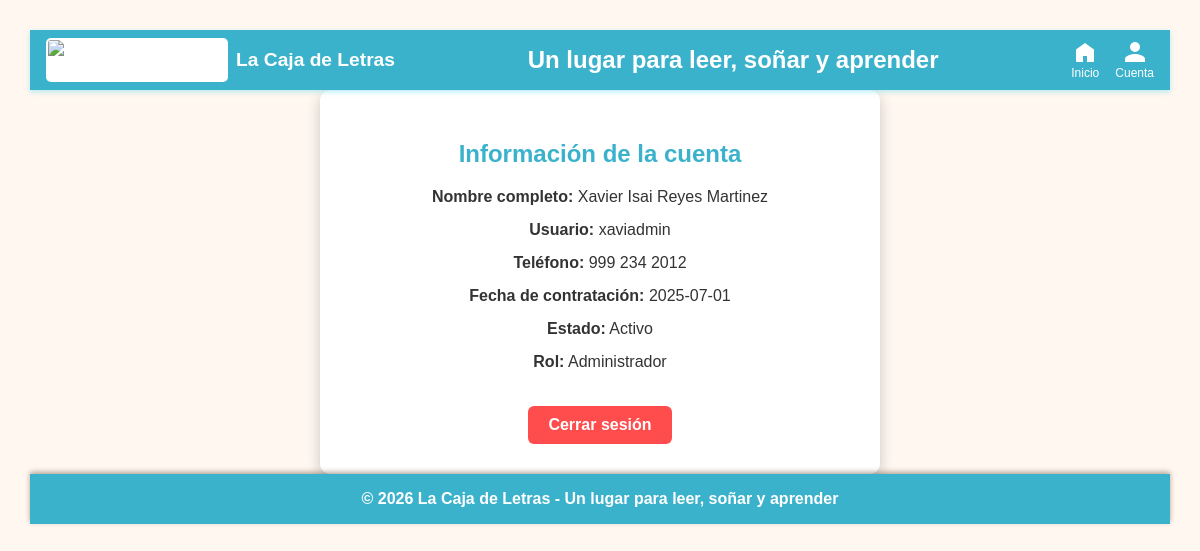
Screenshot of /cuenta_admin.php (signed in) with the database file from the repository.
### tables this page shows
CREATE TABLE `empleados` (
  `id` int(11) NOT NULL,
  `nombre_completo` varchar(100) NOT NULL,
  `usuario` varchar(50) NOT NULL,
  `contraseña` varchar(200) DEFAULT NULL,
  `telefono` varchar(20) DEFAULT NULL,
  `fecha_contratacion` date DEFAULT NULL,
  `estado` varchar(20) DEFAULT NULL,
  `rol` enum('Administrador','Empleado','Gerente') NOT NULL DEFAULT 'Empleado'
);

### cuenta_admin.php (the view, shortened to what this page needs)
<?php
include 'conexion.php';
include 'encabezado_admin.php';
$id_admin = $_SESSION['id'];
$consulta = "SELECT nombre_completo, usuario, telefono, fecha_contratacion, estado, rol
             FROM Empleados
             WHERE id = $id_admin";
$resultado = mysqli_query($enlace, $consulta);
$admin = mysqli_fetch_assoc($resultado);
?>
<!DOCTYPE html>
<html lang="es">
<head>
</head>
<body>
<div class="perfil-container">
    <h2>Información de la cuenta</h2>
    <div class="perfil-dato"><span>Nombre completo:</span> <?= htmlspecialchars($admin['nombre_completo']) ?></div>
    <div class="perfil-dato"><span>Usuario:</span> <?= htmlspecialchars($admin['usuario']) ?></div>
    <div class="perfil-dato"><span>Teléfono:</span> <?= htmlspecialchars($admin['telefono']) ?></div>
    <div class="perfil-dato"><span>Fecha de contratación:</span> <?= htmlspecialchars($admin['fecha_contratacion']) ?></div>
    <div class="perfil-dato"><span>Estado:</span> <?= htmlspecialchars($admin['estado']) ?></div>
    <div class="perfil-dato"><span>Rol:</span> <?= htmlspecialchars($admin['rol']) ?></div>
    <a href="cerrarSesionAdmin.php" class="btn-cerrar">Cerrar sesión</a>
</div>
</body>
</html>
<?php include 'pie.php'; ?>

### encabezado_admin.php (style rules this page uses)
body { font-family: Arial, sans-serif; background-color: #fff7f0; color: #4a2c0f; margin: 0; padding: 0; }

### cuenta_admin.php (style rules this page uses)
body { font-family: Arial, sans-serif; background: #fff7f0; color: #333; padding: 30px; }
.perfil-container { max-width: 500px; margin: auto; background-color: #ffffff; border-radius: 10px; box-shadow: 0 5px 15px rgba(0,0,0,0.2); padding: 30px; text-align: center; }
.perfil-container h2 { color: #3bb2cc; margin-bottom: 20px; }
.perfil-dato { margin-bottom: 15px; font-size: 16px; }
.perfil-dato span { font-weight: bold; }
.btn-cerrar { display: inline-block; margin-top: 20px; padding: 10px 20px; background-color: #ff4d4d; color: white; border: none; border-radius: 6px; text-decoration: none; font-weight: bold; transition: background-color 0.3s ease; }

### rows the page displays
empleados: nombre_completo "Xavier Isai Reyes Martinez", usuario "xaviadmin", telefono "999 234 2012", fecha_contratacion "2025-07-01", estado "Activo", rol "Administrador"
